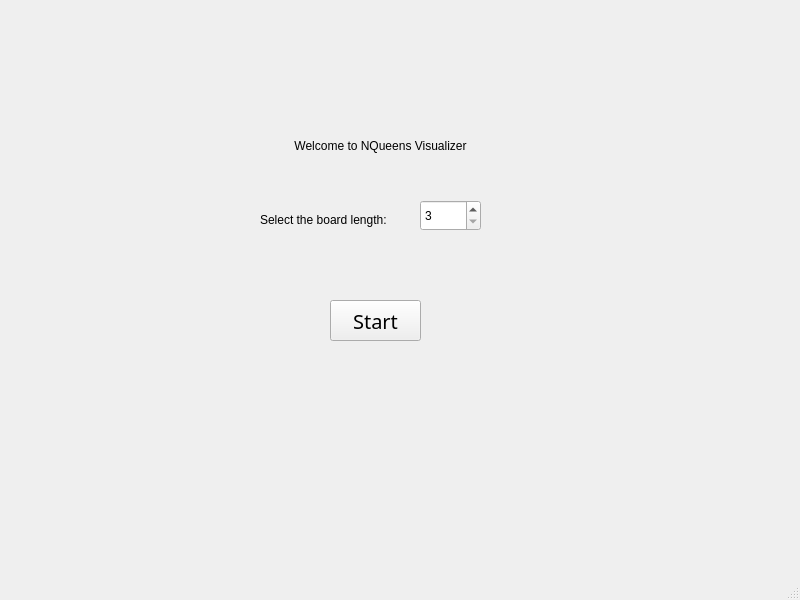
<?xml version="1.0" encoding="UTF-8"?>
<ui version="4.0">
 <class>StartMenu</class>
 <widget class="QMainWindow" name="StartMenu">
  <property name="geometry">
   <rect>
    <x>0</x>
    <y>0</y>
    <width>800</width>
    <height>600</height>
   </rect>
  </property>
  <property name="windowTitle">
   <string>NQueensVisualizer</string>
  </property>
  <widget class="QWidget" name="centralwidget">
   <widget class="QPushButton" name="pushButton">
    <property name="geometry">
     <rect>
      <x>330</x>
      <y>300</y>
      <width>91</width>
      <height>41</height>
     </rect>
    </property>
    <property name="font">
     <font>
      <family>Book Antiqua</family>
      <pointsize>15</pointsize>
     </font>
    </property>
    <property name="styleSheet">
     <string notr="true">QPushButton:hover{background-color:green;color:white}
</string>
    </property>
    <property name="text">
     <string>Start</string>
    </property>
   </widget>
   <widget class="QLabel" name="label">
    <property name="geometry">
     <rect>
      <x>260</x>
      <y>110</y>
      <width>241</width>
      <height>71</height>
     </rect>
    </property>
    <property name="text">
     <string>Welcome to NQueens Visualizer</string>
    </property>
    <property name="alignment">
     <set>Qt::AlignCenter</set>
    </property>
   </widget>
   <widget class="QSpinBox" name="spinBox">
    <property name="geometry">
     <rect>
      <x>420</x>
      <y>200</y>
      <width>61</width>
      <height>31</height>
     </rect>
    </property>
    <property name="buttonSymbols">
     <enum>QAbstractSpinBox::UpDownArrows</enum>
    </property>
    <property name="minimum">
     <number>3</number>
    </property>
    <property name="maximum">
     <number>15</number>
    </property>
   </widget>
   <widget class="QLabel" name="label_2">
    <property name="geometry">
     <rect>
      <x>260</x>
      <y>210</y>
      <width>151</width>
      <height>20</height>
     </rect>
    </property>
    <property name="text">
     <string>Select the board length:</string>
    </property>
   </widget>
   <widget class="QGraphicsView" name="graphicsView">
    <property name="geometry">
     <rect>
      <x>0</x>
      <y>390</y>
      <width>831</width>
      <height>111</height>
     </rect>
    </property>
    <property name="styleSheet">
     <string notr="true">background-color:transparent;
border-width: 0;</string>
    </property>
    <property name="frameShape">
     <enum>QFrame::NoFrame</enum>
    </property>
   </widget>
  </widget>
  <widget class="QMenuBar" name="menubar">
   <property name="geometry">
    <rect>
     <x>0</x>
     <y>0</y>
     <width>800</width>
     <height>22</height>
    </rect>
   </property>
  </widget>
  <widget class="QStatusBar" name="statusbar"/>
 </widget>
 <resources/>
 <connections/>
</ui>
